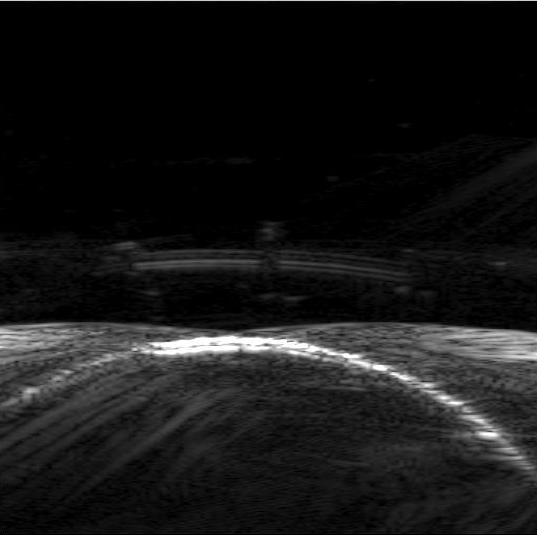
%> input picture Dataset_Connector/23_11_2022/P1_cropped.png, 537 x 535 px
$ octave DWT.m   (GNU Octave 9; MATLAB toolbox functions it lacks are replaced by stand-ins)
%> lines starting %> are read from the running program, lines starting %| are printed output that depends on the picture
Im=imread('P1_cropped.png');
%> Im is the input picture: size 535x537 uint8; min 0, max 255, mean 22.6
imshow(Im);

[cA,cH,cV,cD] = dwt2(Im,'haar');
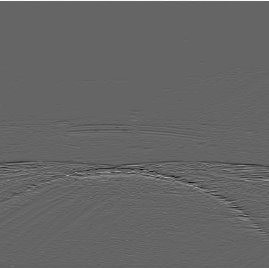
%> cH: size 268x269 double; min -136, max 205, mean 0.7; drawn with min black and max white
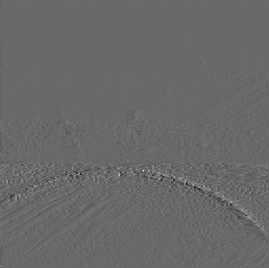
%> cV: size 268x269 double; min -48.5, max 69, mean 0; drawn with min black and max white
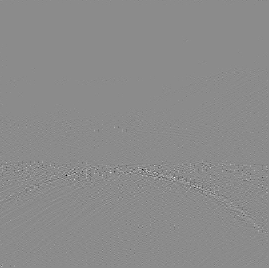
%> cD: size 268x269 double; min -38.5, max 32, mean 0; drawn with min black and max white

subplot(2,2,1);
imagesc(cA);
colormap('gray');

subplot(2,2,2);
imagesc(cH);
colormap('gray');

subplot(2,2,3);
imagesc(cV);
colormap('gray');

subplot(2,2,4);
imagesc(cD);
colormap('gray');

%%
I_P1=imread('P1_cropped.png');
I_P2=imread('P2_cropped.png');
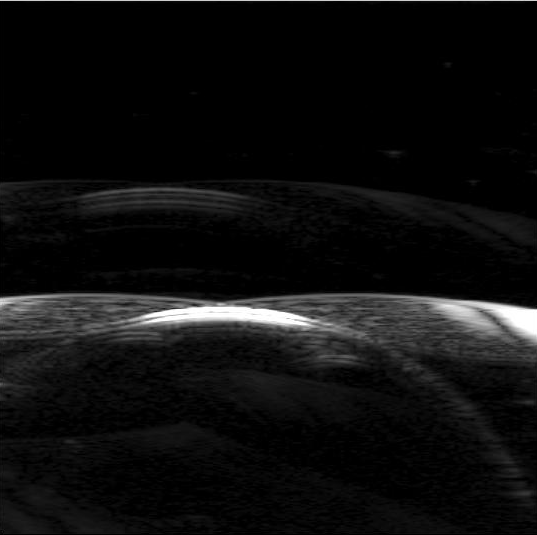
%> input picture Dataset_Connector/23_11_2022/P2_cropped.png, 537 x 535 px
%> I_P2 is the input picture: size 535x537 uint8; min 0, max 255, mean 14.6

I_P2_rot=imrotate(I_P2,-90);
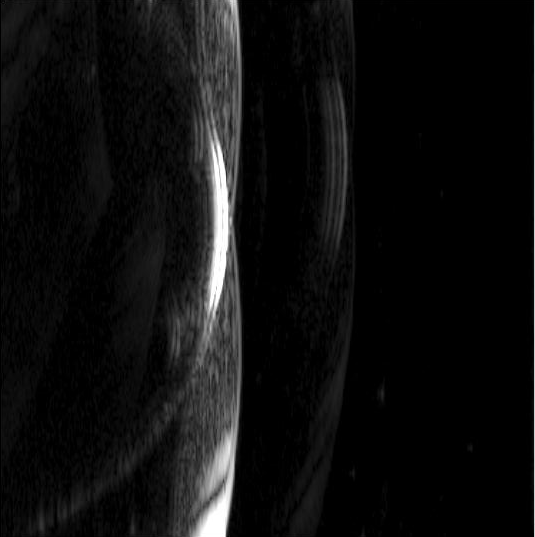
%> I_P2_rot: size 537x535 uint8; min 0, max 255, mean 14.6; mean of the top-left, top-right, bottom-left and bottom-right quarters 24, 4.3, 27, 3

subplot(1,2,1);
imshow(I_P1);
colormap('gray');

subplot(1,2,2);
imshow(I_P2_rot);
colormap('gray');

%%
%----------------- Image Registration ------------------
%> (the run ends here)
